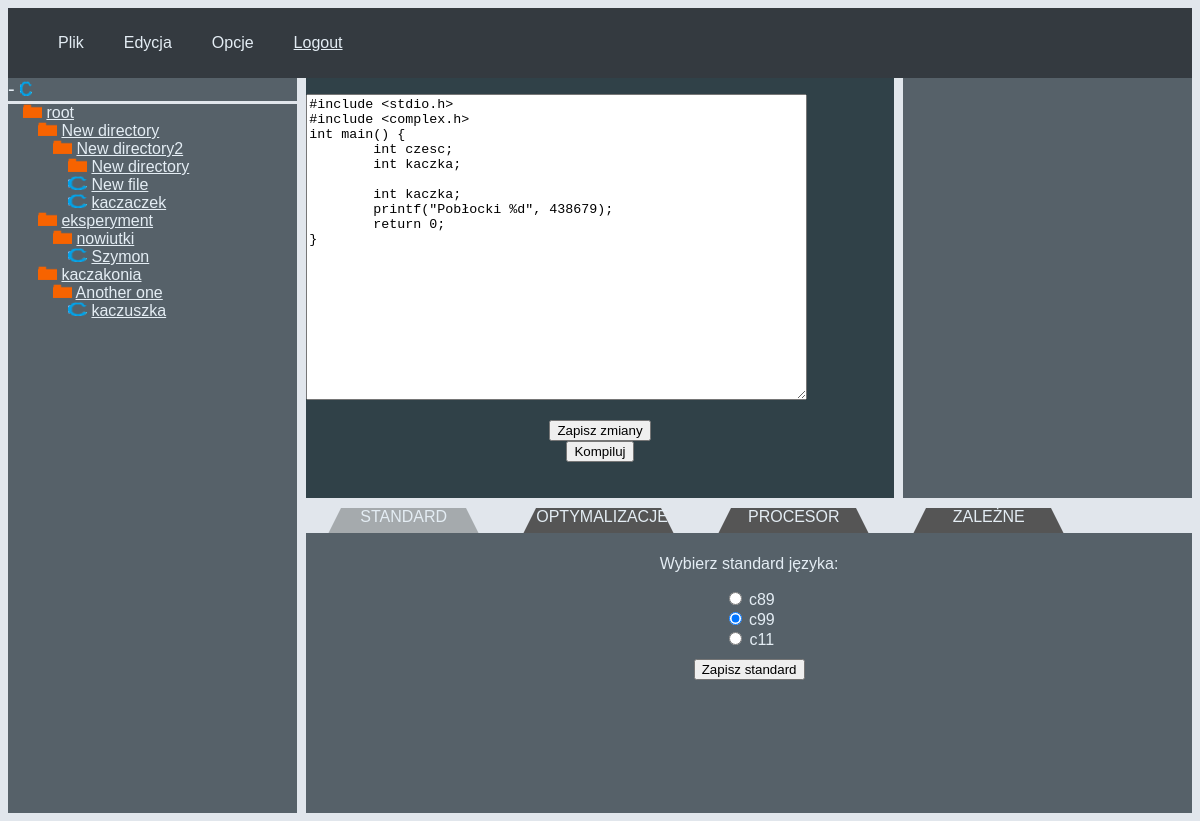
Page /dir_browse/file_detail/5/ (signed in) on the committed database.
### dir_browse/models.py (models this page shows, shortened)
class FileSystemAbstractModel(BaseModel):
    parent = models.ForeignKey('Directory', on_delete=models.CASCADE, blank=True, null=True)
    class Meta:
        abstract = True

class Directory(FileSystemAbstractModel):
    is_a_file = False
    class Meta:
        abstract = False

class File(FileSystemAbstractModel):
    text = models.CharField(max_length=10000, default="siema")
    is_a_file = True
    class Meta:
        abstract = False

class Standard(models.Model):
    name = models.CharField(max_length = 10)

### dir_browse/views.py (the view)
# urls.py: path('file_detail/<int:pk>/', views.file_detail, name='file_detail'),
@login_required
def file_detail(request, pk):
    file = get_object_or_404(File, id=pk)
    if file.owner != request.user:
        return HttpResponseNotFound()
    if request.method == "POST":
        form = EditorForm(request.POST)
        if form.is_valid():
            text = form.cleaned_data["text"]
            file.text = text
            file.change_date = timezone.now()
            file.save()
            return HttpResponse()
    else:
        form = EditorForm(initial={'text': file.text})
    list = append_descendants(request.user, None, [])
    standard_list = Standard.objects.all()
    processor_list = Processor.objects.all()
    asm = getDataOrNothing(file.name)
    optimizations_form = OptimizationsForm()
    dependant_form = DependantForm()
    settings = CompilationSettings.objects.order_by("id")[0]
    return render(request, "dir_browse/file_detail.html", {"settings": settings, "dependant_form": dependant_form, "optimizations_form": optimizations_form, "form": form, "file": file, "directory_list": list, "pk": pk, "standard_list": standard_list, "asm": asm, "processor_list": processor_list})

### dir_browse/forms.py
class DependantForm(forms.Form):
    def __init__(self, *args, **kwargs):
        super(DependantForm, self).__init__(*args, **kwargs)
        if CompilationSettings.objects.all().count() > 0:
            self.fields['options'] = forms.MultipleChoiceField(choices=[(o.name, str(o)) for o in DependantOption.objects.filter(
            processor=CompilationSettings.objects.order_by("id")[0].processor)], label='', required=False)
        else:
            self.fields['options'] = forms.MultipleChoiceField(choices=[(o.name, str(o)) for o in DependantOption.objects.all()], label='', required=False)
    if CompilationSettings.objects.all().count() > 0:
        options = forms.MultipleChoiceField(choices=[(o.name, str(o)) for o in DependantOption.objects.filter(
            processor=CompilationSettings.objects.order_by("id")[0].processor)], label='', required=False)
    else:
         options = forms.MultipleChoiceField(choices=[(o.name, str(o)) for o in DependantOption.objects.all()], label='', required=False)

class OptimizationsForm(forms.Form):
    options = forms.MultipleChoiceField(
        choices=[(o.name, str(o)) for o in Optimization.objects.all()], label='', required=False)

### dir_browse/models.py (called while the page is built)
    def __str__(self):
        return self.name

### dir_browse/views.py (called while the page is built)
def getDataOrNothing(file):
    try:
        text_file = open(file + ".asm", "r")
        data = text_file.read()
        text_file.close()
    except:
        return ("")
    return (data)

def append_descendants(user, name, list):
    children = Directory.objects.filter(
        parent=name).filter(alive=True, owner=user).order_by("name")
    children2 = File.objects.filter(
        parent=name).filter(alive=True, owner=user).order_by("name")
    if children.count() or children2.count() >= 1 and name != None:
        list.append("in")
    for child in children:
        list.append(child)
        list = append_descendants(user, child, list)
    for child in children2:
        list.append(child)
    if children.count() or children2.count() >= 1 and name != None:
        list.append("out")
    return list

### dir_browse/templates/dir_browse/file_detail.html (shortened to what this page needs)
{% extends 'dir_browse/base.html' %}
{% block left %}
<a class="directories-menu-button" id="delete-button" href={% url 'dir_browse:delete_file' pk %}>-{% load static %}
    <img src={% static 'dir_browse/images/file.png' %} alt="file icon">
{% endblock %}
{% block centre %}
<div class="cell-code">
    <form action={% url 'dir_browse:file_detail' pk %} id="formdata" method="post">
        <div class="code-area">
        {{form.as_p}}
        </div>
        <input type="submit" value="Zapisz zmiany">
    </form>
    <form action={% url 'dir_browse:compile' pk %} method="post">
        <input type="submit" value="Kompiluj">
    </form>
</div>
<link rel="stylesheet" href="https://cdnjs.cloudflare.com/ajax/libs/codemirror/5.65.0/codemirror.min.css"
 />
<link rel="stylesheet" href="https://cdnjs.cloudflare.com/ajax/libs/codemirror/5.65.0/theme/oceanic-next.min.css"
 />
{% endblock %}

### dir_browse/templates/dir_browse/base.html (shortened to what this page needs)
<!DOCTYPE html>
<html lang="pl-PL">
<head>
    {% load static %}
    <link rel="stylesheet" href={% static 'dir_browse/schemeStyle.css' %}>
</head>
<body>
    <div class="wrapper">
        <div class="cell-top">
                {% load static %}
            <nav class="bar">
                <ul class="bar-list">
                    <li>Plik</li>
                    <li>Edycja</li>
                    <li>Opcje</li>
                    {% if request.user.is_authenticated %}
                    <li><a class="top-cell-link" href="{% url 'dir_browse:logout' %}">Logout</a></li>
                    {% else %}
                    <li><a class="top-cell-link" href="{% url 'dir_browse:login' %}">Login</a></li>
                    {% endif %}
                </ul>
            </nav>
        </div>
        <div class="cell-directories">
            <div class="directories-menu">
                {% block left %}
                {% endblock %}
            </div>
            <div class="directory">
                <img src={% static 'dir_browse/images/directory.png' %} alt="directory icon">
                <a class="directories-menu-link" href="{% url 'dir_browse:index'%}">root</a>
            </div>
            {% if directory_list %}
            <ul class="directory">
                {% for directory in directory_list %}
                {% if directory == 'in' %}
                <ul class="directory">
                    {% elif directory == 'out' %}
                </ul>
                {% else %}
                {% if directory.is_a_file == False %}
                {% load static %}
                <li>
                    <img src={% static 'dir_browse/images/directory.png' %} alt="directory icon">
                    <a class="directories-menu-link" href={% url 'dir_browse:dir_detail' directory.id %}>{{directory.name }}</a>
                </li>
                {% else %}
                <li>
                    <img src={% static 'dir_browse/images/file.png' %} alt="directory icon">
                    <a class="directories-menu-link" href={% url 'dir_browse:file_detail' directory.id %}>{{directory.name }}</a>
                </li>
                {% endif %}
                {% endif %}
                {% endfor %}
            </ul>
            {% else %}
            <p>No directories are available.</p>
            {% endif %}
        </div>
        {% block centre %}
        {% endblock %}
        <div class="cell-right">
        </div>
        {% block down %}
        <div class="cell-tab">
            <div class="tab" id="defaultOpen" onclick="openTab(event, 'tab1')">STANDARD</div>
            <div class="tab" onclick="openTab(event, 'tab2')">OPTYMALIZACJE</div>
            <div class="tab" onclick="openTab(event, 'tab3')">PROCESOR</div>
            <div class="tab" onclick="openTab(event, 'tab4')">ZALEŻNE</div>
        </div>
        <div class="cell-tab-data" id="tab1">
            <form action={% url 'dir_browse:choose_standard' %} method="post">
                <fieldset>
                    <p>Wybierz standard języka:</p>
                    {% for standard in standard_list %}
                    {% if settings.standard == standard %}
                    <input type="radio" name="standard" id="standard{{ forloop.counter }}" value="{{ standard.id }}"
                        checked="checked">
                    {%else %}
                    <input type="radio" name="standard" id="standard{{ forloop.counter }}" value="{{ standard.id }}">
                    {%endif%}
                    <label for="standard{{ forloop.counter }}">{{ standard.name }}</label><br>
                    {% endfor %}
                </fieldset>
                <input type="submit" value="Zapisz standard">
            </form>
        </div>
        {% endblock %}
    </div>
</body>
</html>

### dir_browse/static/dir_browse/schemeStyle.css (style rules this page uses)
:root { --first-color: #566169; --second-color: #304148; --top-cell-color: #343a40; --top-cell-hover-color: #51575c; --tab-hover-color: #7f868b; --tab-active-color: #a5aaad; --tab-color: #555; --text-color: rgb(228, 237, 244); --text-color-darker: rgb(213, 221, 226); --text-color-darkest: rgb(184, 191, 197); --background-white: rgb(225, 230, 236); }
body { background-color: var(--background-white); }
fieldset { border: none }
.wrapper { display: grid; grid-template-columns: 1fr 1fr 1fr 1fr; grid-template-rows: 1fr 6fr 0.5fr 4fr; grid-column-gap: 9px; grid-row-gap: 0px; text-align: center; }
[class^='cell'] { min-height: 10px; color: var(--text-color); font-family: 'Titillium Web', 'Alegreya Sans', sans-serif; }
ul { list-style: none; }
.cell-directories { grid-row: 2/5; background-color: var(--first-color); }
.directory { padding-left: 15px; margin: 0; text-align: start; }
.directory img { height: 14px; width: 19px; }
.directories-menu { border-bottom: 3px solid var(--background-white); text-align: left; }
.directories-menu-button { font-size: 20px; color: var(--text-color); background-color: var(--first-color); margin-right: 10px; }
.directories-menu-button:link { text-decoration: none; }
.directories-menu-button img { max-height: 15px; }
.directories-menu-link:link { color: var(--text-color); }
.cell-code { grid-column: 2/4; background-color: var(--second-color); resize: none; }
.code-area { text-align: left; }
.cell-code::placeholder { color: var(--text-color); }
.cell-right { grid-column: 4/4; background-color: var(--first-color); }
.cell-tab { grid-column: 2/5; }
.cell-tab-data { display: none; background-color: var(--first-color); grid-column: 2/5; }
.tab { border-bottom: 50px solid var(--tab-color); border-left: 25px solid transparent; border-right: 25px solid transparent; height: 0; width: 125px; margin: 10px; float: left; }
.tab.active { border-bottom: 50px solid var(--tab-active-color); }
.cell-top { grid-column: 1/5; background-color: var(--top-cell-color); }
.bar-list li { color: var(--text-color); padding: 10px; margin-bottom: 10px; margin-right: 35px; }
.top-cell-link:link { color: var(--text-color); }
@media only screen and (min-width: 601px) { .bar-list li:not(:last-child) { margin-right: 20px; } }
@media only screen and (min-width: 601px) { .bar-list li { float: left; padding: 10px; margin-bottom: 10px; max-height: 20px; } }

### rows in the picture
Directory: name "New directory"
Directory: name "New directory2"
Directory: name "New directory"
File: name "New file"
File: name "kaczaczek"
Directory: name "eksperyment"
Directory: name "nowiutki"
File: name "Szymon", text "#include <stdio.h> #include <complex.h> int main() { int czesc; int kaczka; int kaczka; printf(\"Pobłocki %d\", 438679); return 0; }"
Directory: name "kaczakonia"
Directory: name "Another one"
File: name "kaczuszka"
Standard: name "c89"
Standard: name "c99"
Standard: name "c11"
